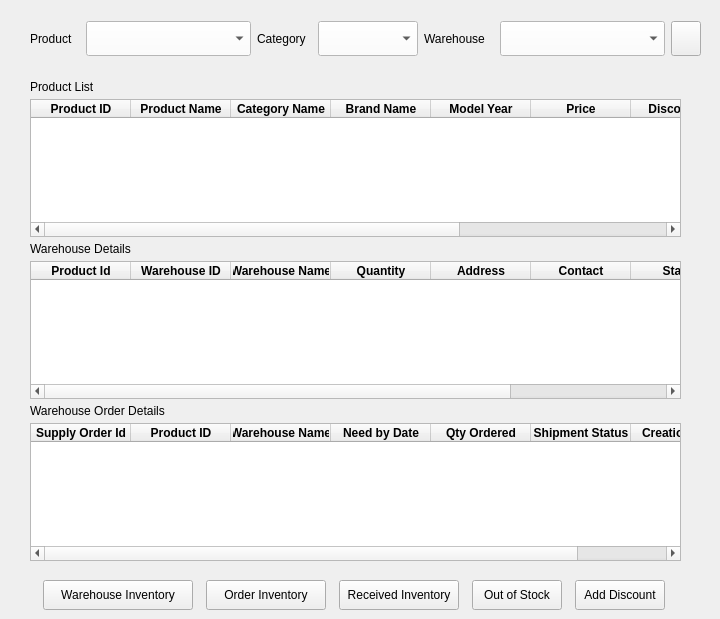
      <widget class="QWidget" name="StPageInventory">
       <widget class="QWidget" name="layoutWidget">
        <property name="geometry">
         <rect>
          <x>40</x>
          <y>580</y>
          <width>631</width>
          <height>30</height>
         </rect>
        </property>
        <layout class="QHBoxLayout" name="horizontalLayout_5">
         <property name="spacing">
          <number>10</number>
         </property>
         <item>
          <widget class="QPushButton" name="btnWarehouseInv">
           <property name="maximumSize">
            <size>
             <width>150</width>
             <height>30</height>
            </size>
           </property>
           <property name="text">
            <string>Warehouse Inventory</string>
           </property>
          </widget>
         </item>
         <item>
          <widget class="QPushButton" name="btnOrderInventory">
           <property name="maximumSize">
            <size>
             <width>120</width>
             <height>30</height>
            </size>
           </property>
           <property name="text">
            <string>Order Inventory</string>
           </property>
          </widget>
         </item>
         <item>
          <widget class="QPushButton" name="btnRcvdInventory">
           <property name="maximumSize">
            <size>
             <width>120</width>
             <height>30</height>
            </size>
           </property>
           <property name="text">
            <string>Received Inventory</string>
           </property>
          </widget>
         </item>
         <item>
          <widget class="QPushButton" name="btnOutofStock">
           <property name="maximumSize">
            <size>
             <width>90</width>
             <height>30</height>
            </size>
           </property>
           <property name="text">
            <string>Out of Stock</string>
           </property>
          </widget>
         </item>
         <item>
          <widget class="QPushButton" name="btnDiscount">
           <property name="maximumSize">
            <size>
             <width>90</width>
             <height>30</height>
            </size>
           </property>
           <property name="text">
            <string>Add Discount</string>
           </property>
          </widget>
         </item>
        </layout>
       </widget>
       <widget class="QWidget" name="layoutWidget">
        <property name="geometry">
         <rect>
          <x>30</x>
          <y>80</y>
          <width>651</width>
          <height>481</height>
         </rect>
        </property>
        <layout class="QVBoxLayout" name="verticalLayout_6">
         <property name="spacing">
          <number>5</number>
         </property>
         <item>
          <widget class="QLabel" name="label_6">
           <property name="text">
            <string>Product List</string>
           </property>
          </widget>
         </item>
         <item>
          <widget class="QTableWidget" name="tblProdList">
           <attribute name="horizontalHeaderCascadingSectionResizes">
            <bool>true</bool>
           </attribute>
           <column>
            <property name="text">
             <string>Product ID</string>
            </property>
            <property name="font">
             <font>
              <weight>75</weight>
              <bold>true</bold>
             </font>
            </property>
            <property name="background">
             <color>
              <red>255</red>
              <green>255</green>
              <blue>255</blue>
             </color>
            </property>
           </column>
           <column>
            <property name="text">
             <string>Product Name</string>
            </property>
            <property name="font">
             <font>
              <weight>75</weight>
              <bold>true</bold>
             </font>
            </property>
            <property name="background">
             <color>
              <red>255</red>
              <green>255</green>
              <blue>255</blue>
             </color>
            </property>
           </column>
           <column>
            <property name="text">
             <string>Category Name</string>
            </property>
            <property name="font">
             <font>
              <weight>75</weight>
              <bold>true</bold>
             </font>
            </property>
            <property name="background">
             <color>
              <red>255</red>
              <green>255</green>
              <blue>255</blue>
             </color>
            </property>
           </column>
           <column>
            <property name="text">
             <string>Brand Name</string>
            </property>
            <property name="font">
             <font>
              <weight>75</weight>
              <bold>true</bold>
             </font>
            </property>
            <property name="background">
             <color>
              <red>255</red>
              <green>255</green>
              <blue>255</blue>
             </color>
            </property>
           </column>
           <column>
            <property name="text">
             <string>Model Year</string>
            </property>
            <property name="font">
             <font>
              <weight>75</weight>
              <bold>true</bold>
             </font>
            </property>
            <property name="background">
             <color>
              <red>254</red>
              <green>254</green>
              <blue>254</blue>
             </color>
            </property>
           </column>
           <column>
            <property name="text">
             <string>Price</string>
            </property>
            <property name="font">
             <font>
              <weight>75</weight>
              <bold>true</bold>
             </font>
            </property>
            <property name="background">
             <color>
              <red>254</red>
              <green>254</green>
              <blue>254</blue>
             </color>
            </property>
           </column>
           <column>
            <property name="text">
             <string>Discount %</string>
            </property>
            <property name="font">
             <font>
              <weight>75</weight>
              <bold>true</bold>
             </font>
            </property>
            <property name="background">
             <color>
              <red>255</red>
              <green>255</green>
              <blue>255</blue>
             </color>
            </property>
           </column>
           <column>
            <property name="text">
             <string>Quantity</string>
            </property>
            <property name="font">
             <font>
              <weight>75</weight>
              <bold>true</bold>
             </font>
            </property>
            <property name="background">
             <color>
              <red>255</red>
              <green>255</green>
              <blue>255</blue>
             </color>
            </property>
           </column>
           <column>
            <property name="text">
             <string>Status</string>
            </property>
            <property name="font">
             <font>
              <weight>75</weight>
              <bold>true</bold>
             </font>
            </property>
            <property name="background">
             <color>
              <red>255</red>
              <green>255</green>
              <blue>255</blue>
             </color>
            </property>
           </column>
          </widget>
         </item>
         <item>
          <widget class="QLabel" name="label_7">
           <property name="text">
            <string>Warehouse Details</string>
           </property>
          </widget>
         </item>
         <item>
          <widget class="QTableWidget" name="tblWarehouse">
           <attribute name="horizontalHeaderCascadingSectionResizes">
            <bool>true</bool>
           </attribute>
           <column>
            <property name="text">
             <string>Product Id</string>
            </property>
            <property name="font">
             <font>
              <weight>75</weight>
              <bold>true</bold>
             </font>
            </property>
            <property name="background">
             <color>
              <red>255</red>
              <green>255</green>
              <blue>255</blue>
             </color>
            </property>
           </column>
           <column>
            <property name="text">
             <string>Warehouse ID</string>
            </property>
            <property name="font">
             <font>
              <weight>75</weight>
              <bold>true</bold>
             </font>
            </property>
            <property name="background">
             <color>
              <red>255</red>
              <green>255</green>
              <blue>255</blue>
             </color>
            </property>
           </column>
           <column>
            <property name="text">
             <string>Warehouse Name</string>
            </property>
            <property name="font">
             <font>
              <weight>75</weight>
              <bold>true</bold>
             </font>
            </property>
            <property name="background">
             <color>
              <red>255</red>
              <green>255</green>
              <blue>255</blue>
             </color>
            </property>
           </column>
           <column>
            <property name="text">
             <string>Quantity</string>
            </property>
            <property name="font">
             <font>
              <weight>75</weight>
              <bold>true</bold>
             </font>
            </property>
            <property name="background">
             <color>
              <red>255</red>
              <green>255</green>
              <blue>255</blue>
             </color>
            </property>
           </column>
           <column>
            <property name="text">
             <string>Address</string>
            </property>
            <property name="font">
             <font>
              <weight>75</weight>
              <bold>true</bold>
             </font>
            </property>
            <property name="background">
             <color>
              <red>255</red>
              <green>255</green>
              <blue>255</blue>
             </color>
            </property>
           </column>
           <column>
            <property name="text">
             <string>Contact</string>
            </property>
            <property name="font">
             <font>
              <weight>75</weight>
              <bold>true</bold>
             </font>
            </property>
            <property name="background">
             <color>
              <red>255</red>
              <green>255</green>
              <blue>255</blue>
             </color>
            </property>
           </column>
           <column>
            <property name="text">
             <string>Status</string>
            </property>
            <property name="font">
             <font>
              <weight>75</weight>
              <bold>true</bold>
             </font>
            </property>
            <property name="background">
             <color>
              <red>255</red>
              <green>255</green>
              <blue>255</blue>
             </color>
            </property>
           </column>
           <column>
            <property name="text">
             <string>Warehouse Inv ID</string>
            </property>
            <property name="font">
             <font>
              <weight>75</weight>
              <bold>true</bold>
             </font>
            </property>
            <property name="background">
             <color>
              <red>255</red>
              <green>255</green>
              <blue>255</blue>
             </color>
            </property>
           </column>
          </widget>
         </item>
         <item>
          <widget class="QLabel" name="label_8">
           <property name="text">
            <string>Warehouse Order Details</string>
           </property>
          </widget>
         </item>
         <item>
          <widget class="QTableWidget" name="tblWarehouseOrders">
           <column>
            <property name="text">
             <string>Supply Order Id</string>
            </property>
            <property name="font">
             <font>
              <weight>75</weight>
              <bold>true</bold>
             </font>
            </property>
            <property name="background">
             <color>
              <red>255</red>
              <green>255</green>
              <blue>255</blue>
             </color>
            </property>
           </column>
           <column>
            <property name="text">
             <string>Product ID</string>
            </property>
            <property name="font">
             <font>
              <weight>75</weight>
              <bold>true</bold>
             </font>
            </property>
            <property name="background">
             <color>
              <red>255</red>
              <green>255</green>
              <blue>255</blue>
             </color>
            </property>
           </column>
           <column>
            <property name="text">
             <string>Warehouse Name</string>
            </property>
            <property name="font">
             <font>
              <weight>75</weight>
              <bold>true</bold>
             </font>
            </property>
            <property name="background">
             <color>
              <red>255</red>
              <green>255</green>
              <blue>255</blue>
             </color>
            </property>
           </column>
           <column>
            <property name="text">
             <string>Need by Date</string>
            </property>
            <property name="font">
             <font>
              <weight>75</weight>
              <bold>true</bold>
             </font>
            </property>
            <property name="background">
             <color>
              <red>255</red>
              <green>255</green>
              <blue>255</blue>
             </color>
            </property>
           </column>
           <column>
            <property name="text">
             <string>Qty Ordered</string>
            </property>
            <property name="font">
             <font>
              <weight>75</weight>
              <bold>true</bold>
             </font>
            </property>
            <property name="background">
             <color>
              <red>255</red>
              <green>255</green>
              <blue>255</blue>
             </color>
            </property>
           </column>
           <column>
            <property name="text">
             <string>Shipment Status</string>
            </property>
            <property name="font">
             <font>
              <weight>75</weight>
              <bold>true</bold>
             </font>
            </property>
            <property name="background">
             <color>
              <red>255</red>
              <green>255</green>
              <blue>255</blue>
             </color>
            </property>
           </column>
           <column>
            <property name="text">
             <string>Creation Date</string>
            </property>
            <property name="font">
             <font>
              <weight>75</weight>
              <bold>true</bold>
             </font>
            </property>
            <property name="background">
             <color>
              <red>255</red>
              <green>255</green>
              <blue>255</blue>
             </color>
            </property>
           </column>
          </widget>
         </item>
        </layout>
       </widget>
       <widget class="QWidget" name="widget_2" native="true">
        <property name="geometry">
         <rect>
          <x>20</x>
          <y>0</y>
          <width>691</width>
          <height>61</height>
         </rect>
        </property>
        <widget class="QWidget" name="layoutWidget">
         <property name="geometry">
          <rect>
           <x>10</x>
           <y>20</y>
           <width>671</width>
           <height>37</height>
          </rect>
         </property>
         <layout class="QHBoxLayout" name="horizontalLayout_8">
          <item>
           <widget class="QLabel" name="label_4">
            <property name="maximumSize">
             <size>
              <width>50</width>
              <height>35</height>
             </size>
            </property>
            <property name="text">
             <string>Product</string>
            </property>
           </widget>
          </item>
          <item>
           <widget class="QComboBox" name="selectProd">
            <property name="maximumSize">
             <size>
              <width>200</width>
              <height>35</height>
             </size>
            </property>
            <property name="styleSheet">
             <string notr="true">background-color: rgb(255, 255, 255);
selection-color: rgb(0, 0, 0);
selection-background-color: rgb(247, 242, 255);</string>
            </property>
           </widget>
          </item>
          <item>
           <widget class="QLabel" name="label_5">
            <property name="maximumSize">
             <size>
              <width>55</width>
              <height>35</height>
             </size>
            </property>
            <property name="text">
             <string>Category</string>
            </property>
           </widget>
          </item>
          <item>
           <widget class="QComboBox" name="selectCat">
            <property name="maximumSize">
             <size>
              <width>100</width>
              <height>35</height>
             </size>
            </property>
            <property name="whatsThis">
             <string/>
            </property>
            <property name="styleSheet">
             <string notr="true">background-color: rgb(255, 255, 255);
selection-color: rgb(0, 0, 0);
selection-background-color: rgb(247, 242, 255);</string>
            </property>
           </widget>
          </item>
          <item>
           <widget class="QLabel" name="label_21">
            <property name="maximumSize">
             <size>
              <width>70</width>
              <height>35</height>
             </size>
            </property>
            <property name="text">
             <string>Warehouse</string>
            </property>
           </widget>
          </item>
          <item>
           <widget class="QComboBox" name="selectWarehouse">
            <property name="maximumSize">
             <size>
              <width>200</width>
              <height>35</height>
             </size>
            </property>
            <property name="whatsThis">
             <string/>
            </property>
            <property name="styleSheet">
             <string notr="true">background-color: rgb(255, 255, 255);
selection-color: rgb(0, 0, 0);
selection-background-color: rgb(247, 242, 255);</string>
            </property>
           </widget>
          </item>
          <item>
           <widget class="QPushButton" name="btnSearch">
            <property name="maximumSize">
             <size>
              <width>30</width>
              <height>35</height>
             </size>
            </property>
            <property name="text">
             <string/>
            </property>
            <property name="icon">
             <iconset resource="resources.qrc">
              <normaloff>:/icons/icons/search.png</normaloff>:/icons/icons/search.png</iconset>
            </property>
            <property name="iconSize">
             <size>
              <width>25</width>
              <height>25</height>
             </size>
            </property>
            <property name="checkable">
             <bool>false</bool>
            </property>
            <property name="autoExclusive">
             <bool>true</bool>
            </property>
           </widget>
          </item>
         </layout>
        </widget>
       </widget>
      </widget>
